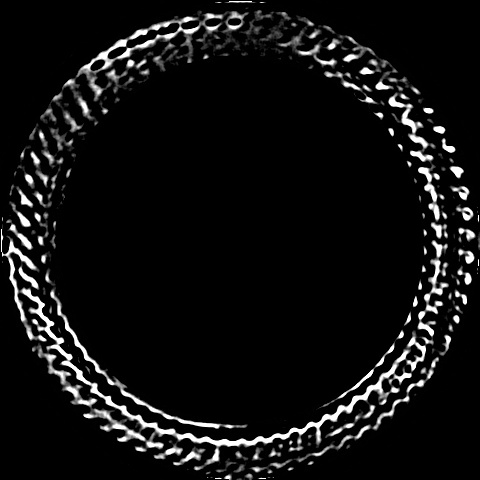
#> input picture server/template_ridge.jpeg, 480 x 480 px; its folder holds only this picture in this run
$ python -i lines_detector_tom.py   (imports and definitions only)
#> lines starting #> are read from the running program, lines starting #| are printed output that depends on the picture; after the words box and inside, x2 and y2 are one past the last pixel; in counts of white or black regions, pixels touching at a corner belong together
import numpy as np
import cv2
import os
import matplotlib.pyplot as plt
import time
from scipy.signal import fftconvolve
from scipy.ndimage import uniform_filter
from skimage.draw import circle_perimeter

plastic_path = r"C:\Users\nrhot\Downloads\WhatsApp Unknown 2024-04-24 at 12.53.26\cropped\PLAST"
glass_path = r'C:\Users\nrhot\Downloads\WhatsApp Unknown 2024-04-24 at 12.53.26\cropped\GLASS'
LOW_threshold = 20
HIGH_threshold = 70
threshold = 30
RHO = 1
THETA = np.pi/ 45
LINESTH = 75

Local_max_Th = 0.6
LOW2_threshold = 30
HIGH2_threshold = 150
bin_size = 3


# [5 lines left out: function load_and_resize, not called in this run]


def canny(gray):
    # Apply Gaussian Blurring to reduce noise and improve edge detection
    blurred = cv2.GaussianBlur(gray, (7, 7), 0)
    # Perform Canny edge detection
    edges = cv2.Canny(blurred, LOW_threshold, HIGH_threshold)
    return edges


def detect_lines(image):
    # Convert the image to grayscale
    gray = cv2.cvtColor(image, cv2.COLOR_BGR2GRAY)
    h, w = image.shape[:2]
    # Apply edge detection using the Canny edge detector
    edges = canny(gray)
    mask = np.zeros_like(edges)
    inner_circle = cv2.circle(mask, (w//2, h//2), (h//2 - h//8)+1, (255),-1)
    edges = cv2.bitwise_and(edges, inner_circle)
    # Use HoughLines to detect lines in the edge map
    lines = cv2.HoughLines(edges, RHO, THETA, LINESTH)  # These parameters may need adjustment for your specific case
    # Create a copy of the original image to draw lines on
    result = image.copy()
    return lines is not None


# [128 lines left out: functions canny2, generate_accumulator, find_local_maxima, HoughCircles, main, not called in this run]


# [12 lines not run here, left out]

>>> import cv2
>>> picture = cv2.imread('template_ridge.jpeg')
#> picture is the input picture: shape (480, 480, 3); min 0, max 255, mean 17
>>> result = detect_lines(picture)
#> in canny, `blurred = cv2.GaussianBlur(gray, (7, 7), 0)`:
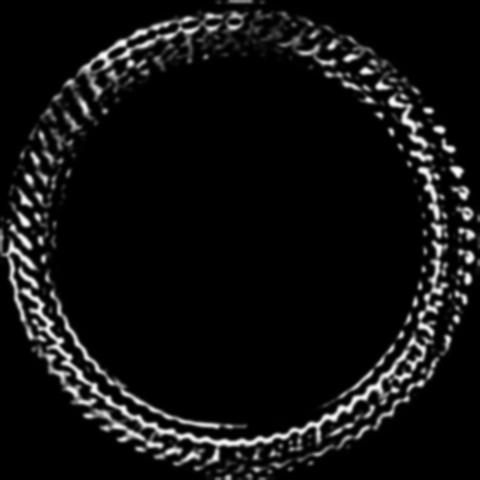
#> blurred: shape (480, 480); min 0, max 254, mean 17
#> in canny, `edges = cv2.Canny(blurred, LOW_threshold, HIGH_threshold)`:
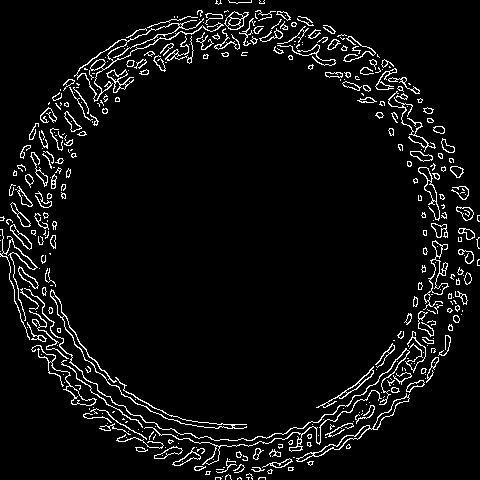
#> edges: shape (480, 480); 5.5% white in thin lines or dots
#> in detect_lines, `inner_circle = cv2.circle(mask, (w//2, h//2), (h//2 - h//8)+1, (255),-1)`:
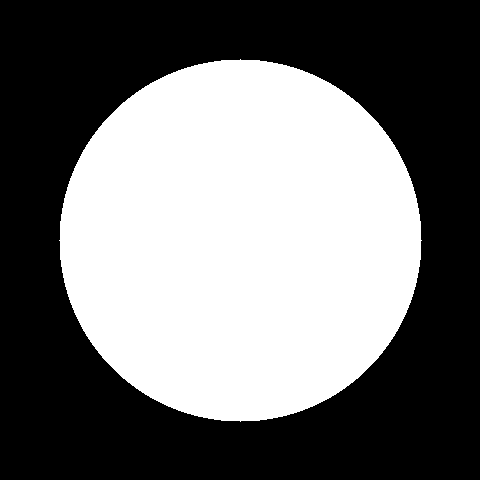
#> mask: shape (480, 480); 44.6% white; 1 white region, box (x1, y1, x2, y2) and area: (59, 59, 422, 422) 102873
#> in detect_lines, `edges = cv2.bitwise_and(edges, inner_circle)`:
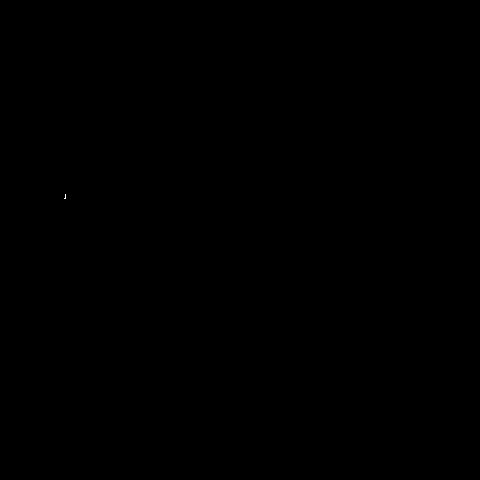
#> edges: shape (480, 480); 0% white in thin lines or dots, all inside (x1, y1, x2, y2) = (64, 194, 66, 199)
#> in detect_lines, `lines = cv2.HoughLines(edges, RHO, THETA, LINESTH)`: lines = None
#> result = False
